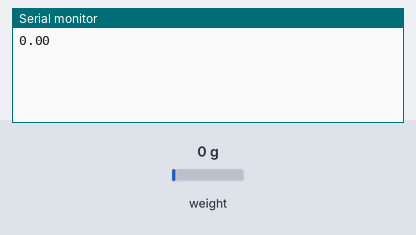
Recording of a sketch running on a simulated Arduino Uno, built with avr-gcc and run on an emulated ATmega328P. Parts: the last lines printed to the serial monitor. Inputs (shaded band) come from the test bench; at power-on: weight on the scale 0 g.

Above: at 2.2 s.
2.3 s: weight on the scale set to 100 g
At 3.6 s:
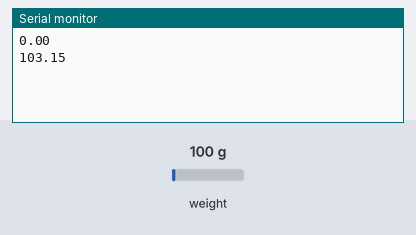
3.8 s: weight on the scale set to 1250 g
At 4.8 s:
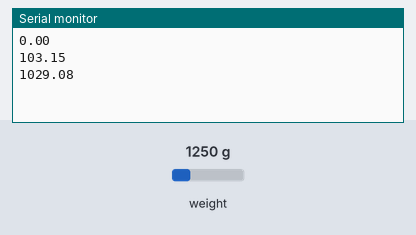
Timing chart, 0 to 6.8 s (numbered marks = the images above; inputs shaded):
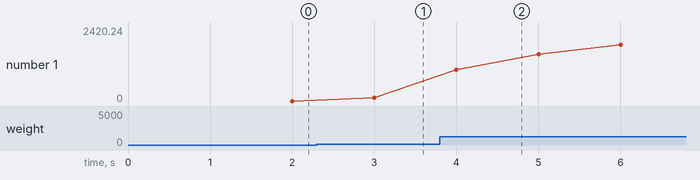

The sketch:

Kalman_simple.ino
```cpp
#include <HX711.h>
#define DOUT_PIN  A1  // Pin de datos del módulo HX711
#define CLK_PIN   A0  // Pin de reloj del módulo HX711
HX711 scale;

const float R = 0.1;           // Varianza del ruido de medición
const float Q = 0.01;          // Varianza del ruido del proceso
const float sampleRate = 2000;  // Tasa de muestreo en Hz

float x_hat = 0.0;  // Estimación del estado
float P = 1.0;      // Covarianza de la estimación

void setup() {
  Serial.begin(9600);
  scale.begin(DOUT_PIN, CLK_PIN);
  scale.set_scale();
  scale.tare();
}

void loop() {
  // Leer el valor analógico
  float sensorValue = scale.get_units(10); // 10 lecturas para promediar

  // Convertir a voltaje
  float voltage = sensorValue * (5.0 / 1023.0);

  // Predicción del estado (modelo de sistema)
  float x_pred = x_hat;
  float P_pred = P + Q;

  // Actualización con la medición
  float K = P_pred / (P_pred + R);  // Ganancia de Kalman
  x_hat = x_pred + K * (voltage - x_pred);
  P = (1 - K) * P_pred;

  // Imprimir resultados
//  Serial.print("Raw Voltage: ");
//  Serial.print(voltage);
//  Serial.print("V, Filtered Voltage (Kalman): ");
  Serial.println(x_hat);
//  Serial.println("V");

  delay(1000 / sampleRate);
}
```

Measured:
- after the input at 2.3 s, the serial monitor: prints a new line after 0.70 s (image 1)
- after the input at 3.8 s, the serial monitor: prints a new line after 0.20 s (image 2)
- plotted number 1: 0 → 103.15 after the input at 2.3 s, 103.15 → 2420.24 after the input at 3.8 s
